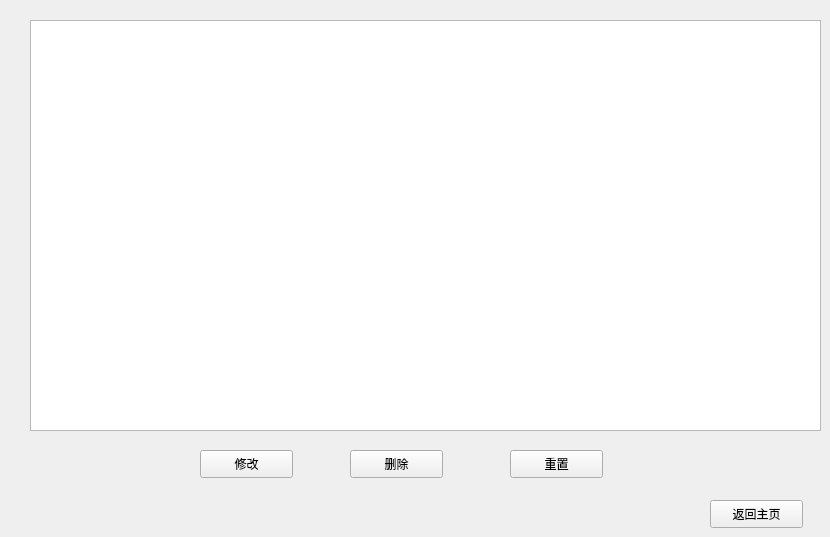
    <widget class="QWidget" name="pageadv_1">
     <widget class="QTableView" name="tableView_2">
      <property name="geometry">
       <rect>
        <x>30</x>
        <y>20</y>
        <width>791</width>
        <height>411</height>
       </rect>
      </property>
     </widget>
     <widget class="QPushButton" name="pushButton_adv_changed">
      <property name="geometry">
       <rect>
        <x>200</x>
        <y>450</y>
        <width>93</width>
        <height>28</height>
       </rect>
      </property>
      <property name="text">
       <string>修改</string>
      </property>
     </widget>
     <widget class="QPushButton" name="pushButton_adv_del">
      <property name="geometry">
       <rect>
        <x>350</x>
        <y>450</y>
        <width>93</width>
        <height>28</height>
       </rect>
      </property>
      <property name="text">
       <string>删除</string>
      </property>
     </widget>
     <widget class="QPushButton" name="pushButton_adv_rest">
      <property name="geometry">
       <rect>
        <x>510</x>
        <y>450</y>
        <width>93</width>
        <height>28</height>
       </rect>
      </property>
      <property name="text">
       <string>重置</string>
      </property>
     </widget>
     <widget class="QPushButton" name="pushButton_14">
      <property name="geometry">
       <rect>
        <x>710</x>
        <y>500</y>
        <width>93</width>
        <height>28</height>
       </rect>
      </property>
      <property name="text">
       <string>返回主页</string>
      </property>
     </widget>
    </widget>
